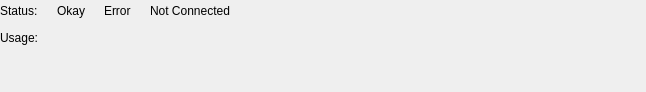
<?xml version="1.0" encoding="UTF-8"?>
<ui version="4.0">
 <class>APIStatusUsage</class>
 <widget class="QWidget" name="APIStatusUsage">
  <property name="geometry">
   <rect>
    <x>0</x>
    <y>0</y>
    <width>646</width>
    <height>92</height>
   </rect>
  </property>
  <property name="windowTitle">
   <string>Form</string>
  </property>
  <layout class="QFormLayout" name="formLayout">
   <property name="horizontalSpacing">
    <number>6</number>
   </property>
   <property name="verticalSpacing">
    <number>6</number>
   </property>
   <property name="leftMargin">
    <number>0</number>
   </property>
   <property name="topMargin">
    <number>0</number>
   </property>
   <property name="rightMargin">
    <number>0</number>
   </property>
   <property name="bottomMargin">
    <number>0</number>
   </property>
   <item row="0" column="0">
    <widget class="QLabel" name="label_5">
     <property name="text">
      <string>Status:</string>
     </property>
    </widget>
   </item>
   <item row="0" column="1">
    <layout class="QHBoxLayout" name="horizontalLayout_2">
     <item>
      <widget class="QLabel" name="label_status_good_icon">
       <property name="text">
        <string>&lt;okay_icon&gt;</string>
       </property>
      </widget>
     </item>
     <item>
      <widget class="QLabel" name="label_status_good">
       <property name="text">
        <string>Okay</string>
       </property>
      </widget>
     </item>
     <item>
      <widget class="QLabel" name="label_status_bad_icon">
       <property name="text">
        <string>&lt;error_icon&gt;</string>
       </property>
      </widget>
     </item>
     <item>
      <widget class="QLabel" name="label_status_bad">
       <property name="text">
        <string>Error</string>
       </property>
      </widget>
     </item>
     <item>
      <widget class="QLabel" name="label_status_offline_icon">
       <property name="text">
        <string>&lt;offline_icon&gt;</string>
       </property>
      </widget>
     </item>
     <item>
      <widget class="QLabel" name="label_status_offline">
       <property name="text">
        <string>Not Connected</string>
       </property>
      </widget>
     </item>
     <item>
      <spacer name="horizontalSpacer_2">
       <property name="orientation">
        <enum>Qt::Horizontal</enum>
       </property>
       <property name="sizeHint" stdset="0">
        <size>
         <width>0</width>
         <height>10</height>
        </size>
       </property>
      </spacer>
     </item>
     <item>
      <widget class="QPushButton" name="pushButton_refresh">
       <property name="toolTip">
        <string>Refresh</string>
       </property>
       <property name="text">
        <string notr="true"/>
       </property>
       <property name="icon">
        <iconset theme="view-refresh">
         <normaloff>.</normaloff>.</iconset>
       </property>
       <property name="flat">
        <bool>true</bool>
       </property>
      </widget>
     </item>
    </layout>
   </item>
   <item row="1" column="0">
    <widget class="QLabel" name="label_usage_label">
     <property name="text">
      <string>Usage:</string>
     </property>
    </widget>
   </item>
   <item row="1" column="1">
    <widget class="QWidget" name="widget_usage_field" native="true">
     <layout class="QHBoxLayout" name="horizontalLayout">
      <property name="leftMargin">
       <number>0</number>
      </property>
      <property name="topMargin">
       <number>0</number>
      </property>
      <property name="rightMargin">
       <number>0</number>
      </property>
      <property name="bottomMargin">
       <number>0</number>
      </property>
      <item>
       <widget class="QLabel" name="label_usage_error_icon">
        <property name="text">
         <string>&lt;error_icon&gt;</string>
        </property>
       </widget>
      </item>
      <item>
       <widget class="QLabel" name="label_usage_warn_icon">
        <property name="text">
         <string>&lt;warn_icon&gt;</string>
        </property>
       </widget>
      </item>
      <item>
       <widget class="QLabel" name="label_usage">
        <property name="text">
         <string>&lt;usage_placeholder&gt;</string>
        </property>
       </widget>
      </item>
      <item>
       <spacer name="horizontalSpacer_usage">
        <property name="orientation">
         <enum>Qt::Horizontal</enum>
        </property>
        <property name="sizeHint" stdset="0">
         <size>
          <width>40</width>
          <height>20</height>
         </size>
        </property>
       </spacer>
      </item>
     </layout>
    </widget>
   </item>
  </layout>
 </widget>
 <resources/>
 <connections/>
</ui>
